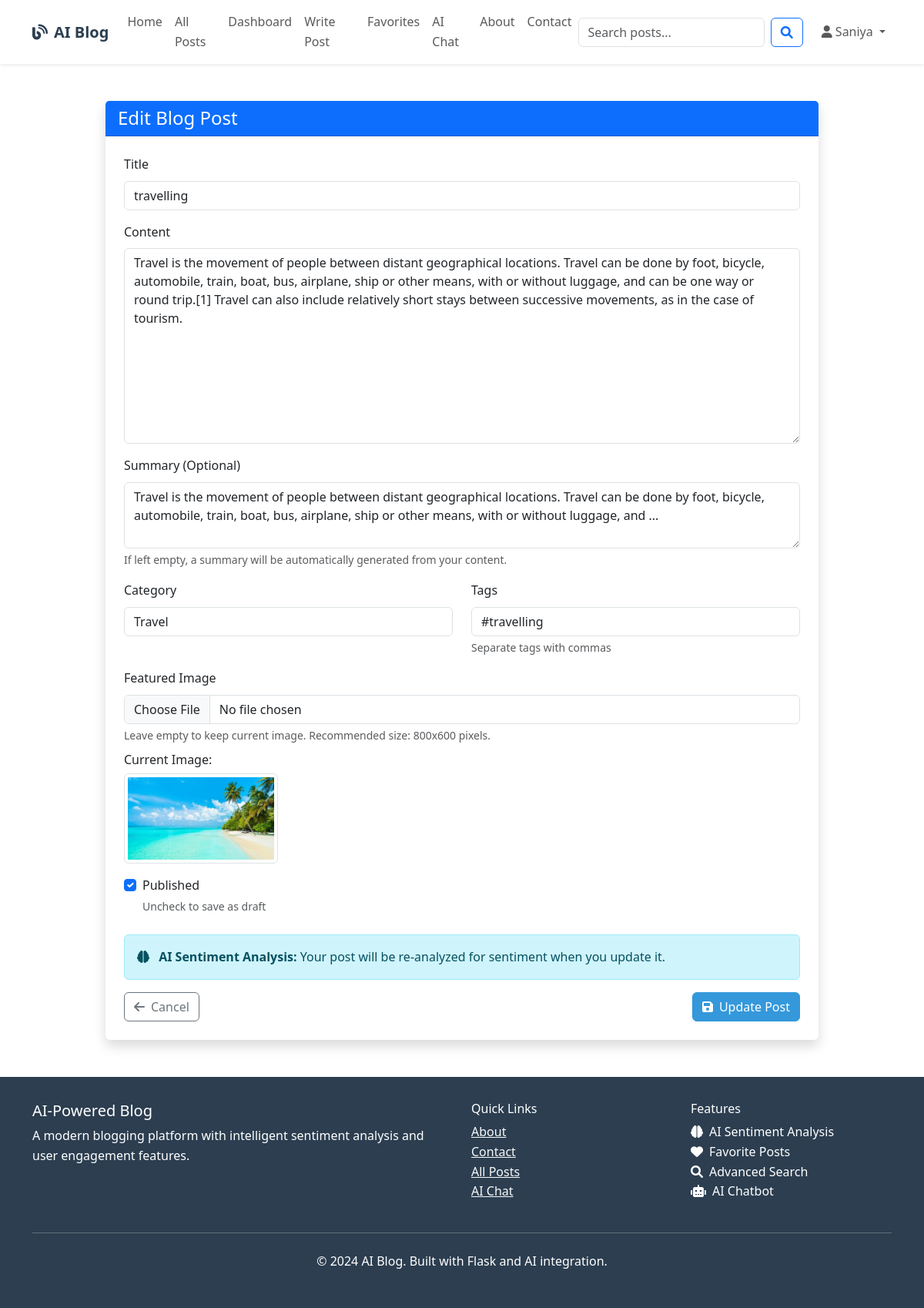
The page /blog/post/1/edit (signed in) on the database its author committed.
### models.py (models this page shows, shortened)
class User(UserMixin, db.Model):
    id = db.Column(db.Integer, primary_key=True)
    username = db.Column(db.String(80), unique=True, nullable=False)
    email = db.Column(db.String(120), unique=True, nullable=False)
    password_hash = db.Column(db.String(120), nullable=False)
    first_name = db.Column(db.String(50), nullable=False)
    last_name = db.Column(db.String(50), nullable=False)
    bio = db.Column(db.Text)
    profile_image = db.Column(db.String(200), default='default.jpg')
    created_at = db.Column(db.DateTime, default=datetime.utcnow)
    is_active = db.Column(db.Boolean, default=True)
    posts = db.relationship('BlogPost', backref='author', lazy='dynamic', cascade='all, delete-orphan')
    comments = db.relationship('Comment', backref='author', lazy='dynamic', cascade='all, delete-orphan')
    favorites = db.relationship('Favorite', backref='user', lazy='dynamic', cascade='all, delete-orphan')

class BlogPost(db.Model):
    id = db.Column(db.Integer, primary_key=True)
    title = db.Column(db.String(200), nullable=False)
    content = db.Column(db.Text, nullable=False)
    summary = db.Column(db.String(500))
    featured_image = db.Column(db.String(200))
    created_at = db.Column(db.DateTime, default=datetime.utcnow)
    updated_at = db.Column(db.DateTime, default=datetime.utcnow, onupdate=datetime.utcnow)
    published = db.Column(db.Boolean, default=True)
    views = db.Column(db.Integer, default=0)
    sentiment_score = db.Column(db.Float)  # -1 to 1 (negative to positive)
    sentiment_label = db.Column(db.String(20))  # 'positive', 'negative', 'neutral'
    sentiment_confidence = db.Column(db.Float)  # 0 to 1
    user_id = db.Column(db.Integer, db.ForeignKey('user.id'), nullable=False)
    category_id = db.Column(db.Integer, db.ForeignKey('category.id'))
    comments = db.relationship('Comment', backref='post', lazy='dynamic', cascade='all, delete-orphan')
    favorites = db.relationship('Favorite', backref='post', lazy='dynamic', cascade='all, delete-orphan')
    tags = db.relationship('Tag', secondary='post_tags', back_populates='posts')

### blueprints/blog.py (the view)
@blog_bp.route('/post/<int:id>/edit', methods=['GET', 'POST'])
@login_required
def edit_post(id):
    try:
        post = BlogPost.query.get_or_404(id)
        if post.author != current_user:
            abort(403)
        form = BlogPostForm()
        if form.validate_on_submit():
            try:
                post.title = form.title.data
                post.content = form.content.data
                post.summary = form.summary.data or TextProcessor.generate_summary(form.content.data)
                post.published = form.published.data
                if form.category_id.data and form.category_id.data > 0:
                    post.category_id = form.category_id.data
                else:
                    post.category_id = None
                if form.featured_image.data:
                    if post.featured_image:
                        FileHandler.delete_picture(post.featured_image, 'posts')
                    picture_file = FileHandler.save_picture(form.featured_image.data, 'posts')
                    if picture_file:
                        post.featured_image = picture_file
                combined_text = f"{post.title} {post.content}"
                sentiment_result = sentiment_analyzer.analyze_sentiment(combined_text)
                post.sentiment_score = sentiment_result['score']
                post.sentiment_label = sentiment_result['label']
                post.sentiment_confidence = sentiment_result['confidence']
                try:
                    post.tags.clear()
                    if form.tags.data:
                        tag_names = TextProcessor.extract_tags(form.tags.data)
                        for tag_name in tag_names:
                            tag = DatabaseHelper.get_or_create_tag(tag_name)
                            if tag:
                                post.tags.append(tag)
                except Exception as e:
                    print(f"Error updating tags: {e}")
                db.session.commit()
                try:
                    insights = sentiment_analyzer.get_sentiment_insights(sentiment_result)
                    for insight in insights:
                        flash(f"Updated AI Insight: {insight}", 'info')
                except Exception as e:
                    print(f"Error getting sentiment insights: {e}")
                flash('Your blog post has been updated successfully!', 'success')
                return redirect(url_for('blog.view_post', id=post.id))
            except Exception as e:
                db.session.rollback()
                print(f"Error updating post: {e}")
                flash('An error occurred while updating your post.', 'danger')
        elif request.method == 'GET':
            try:
                form.title.data = post.title
                form.content.data = post.content
                form.summary.data = post.summary
                form.category_id.data = post.category_id or 0
                form.published.data = post.published
                try:
                    if post.tags:
                        form.tags.data = ', '.join([tag.name for tag in post.tags])
                except Exception as e:
                    print(f"Error loading tags: {e}")
                    form.tags.data = ''
            except Exception as e:
                print(f"Error pre-populating form: {e}")
                flash('Error loading post data.', 'warning')
        return render_template('blog/edit_post.html', form=form, post=post)
    except Exception as e:
        print(f"Edit post error: {e}")
        flash('An error occurred while loading the edit page.', 'danger')
        return redirect(url_for('main.dashboard'))

### forms.py (called while the page is built)
    def load_categories(self):
        try:
            categories = Category.query.all()
            self.category_id.choices = [(0, 'No Category')] + [
                (cat.id, cat.name) for cat in categories
            ]
        except Exception as e:
            print(f"Error loading categories: {e}")
            self.category_id.choices = [(0, 'No Category')]

### templates/blog/edit_post.html (shortened to what this page needs)
{% extends "base.html" %}
{% block content %}
<div class="container py-5">
    <div class="row justify-content-center">
        <div class="col-lg-10">
            <div class="card shadow">
                <div class="card-header bg-primary text-white">
                    <h4 class="mb-0">Edit Blog Post</h4>
                </div>
                <div class="card-body p-4">
                    <form method="POST" action="{{ url_for('blog.edit_post', id=post.id) }}" enctype="multipart/form-data">
                        <div class="mb-3">
                            <label for="title" class="form-label">Title</label>
                            {{ form.title(class="form-control") }}
                        </div>
                        <div class="mb-3">
                            <label for="content" class="form-label">Content</label>
                            {{ form.content(class="form-control", rows="10") }}
                        </div>
                        <div class="mb-3">
                            <label for="summary" class="form-label">Summary (Optional)</label>
                            {{ form.summary(class="form-control", rows="3") }}
                            <div class="form-text">If left empty, a summary will be automatically generated from your content.</div>
                        </div>
                        <div class="row mb-3">
                            <div class="col-md-6">
                                <label for="category_id" class="form-label">Category</label>
                                {{ form.category_id(class="form-control") }}
                            </div>
                            <div class="col-md-6">
                                <label for="tags" class="form-label">Tags</label>
                                {{ form.tags(class="form-control") }}
                                <div class="form-text">Separate tags with commas</div>
                            </div>
                        </div>
                        <div class="mb-3">
                            <label for="featured_image" class="form-label">Featured Image</label>
                            {{ form.featured_image(class="form-control") }}
                            <div class="form-text">Leave empty to keep current image. Recommended size: 800x600 pixels.</div>
                            {% if post.featured_image %}
                            <div class="mt-2">
                                <p class="mb-1">Current Image:</p>
                                <img src="{{ url_for('static', filename='uploads/posts/' + post.featured_image) }}"
                                     class="img-thumbnail" width="200" alt="Current featured image">
                            </div>
                            {% endif %}
                        </div>
                        <div class="mb-4 form-check">
                            {{ form.published(class="form-check-input") }}
                            <label class="form-check-label" for="published">Published</label>
                            <div class="form-text">Uncheck to save as draft</div>
                        </div>
                        <div class="alert alert-info">
                            <i class="fas fa-brain me-2"></i>
                            <strong>AI Sentiment Analysis:</strong> Your post will be re-analyzed for sentiment when you update it.
                        </div>
                        <div class="d-flex justify-content-between">
                            <a href="{{ url_for('blog.view_post', id=post.id) }}" class="btn btn-outline-secondary">
                                <i class="fas fa-arrow-left me-2"></i>Cancel
                            </a>
                            <button type="submit" class="btn btn-primary">
                                <i class="fas fa-save me-2"></i>Update Post
                            </button>
                        </div>
                    </form>
                </div>
            </div>
        </div>
    </div>
</div>
{% endblock %}

### templates/base.html (shortened to what this page needs)
<!DOCTYPE html>
<html lang="en">
<head>
    <link href="https://cdn.jsdelivr.net/npm/bootstrap@5.3.0/dist/css/bootstrap.min.css" rel="stylesheet">
    <link rel="stylesheet" href="https://cdnjs.cloudflare.com/ajax/libs/font-awesome/6.0.0/css/all.min.css">
</head>
<body>
    <nav class="navbar navbar-expand-lg navbar-light bg-white shadow-sm">
        <div class="container">
            <a class="navbar-brand" href="{{ url_for('main.index') }}">
                <i class="fas fa-blog me-2"></i>AI Blog
            </a>
            <div class="collapse navbar-collapse" id="navbarNav">
                <ul class="navbar-nav me-auto">
                    <li class="nav-item">
                        <a class="nav-link" href="{{ url_for('main.index') }}">Home</a>
                    </li>
                    <li class="nav-item">
                        <a class="nav-link" href="{{ url_for('blog.all_posts') }}">All Posts</a>
                    </li>
                    {% if current_user.is_authenticated %}
                    <li class="nav-item">
                        <a class="nav-link" href="{{ url_for('main.dashboard') }}">Dashboard</a>
                    </li>
                    <li class="nav-item">
                        <a class="nav-link" href="{{ url_for('blog.create_post') }}">Write Post</a>
                    </li>
                    <li class="nav-item">
                        <a class="nav-link" href="{{ url_for('main.favorites') }}">Favorites</a>
                    </li>
                    <li class="nav-item">
                        <a class="nav-link" href="{{ url_for('main.chatbot') }}">AI Chat</a>
                    </li>
                    {% endif %}
                    <li class="nav-item">
                        <a class="nav-link" href="{{ url_for('main.about') }}">About</a>
                    </li>
                    <li class="nav-item">
                        <a class="nav-link" href="{{ url_for('main.contact') }}">Contact</a>
                    </li>
                </ul>
                <form class="d-flex me-3" method="GET" action="{{ url_for('main.search') }}">
                    <input class="form-control me-2" type="search" name="query" placeholder="Search posts..."
                           value="{{ request.args.get('query', '') }}">
                    <button class="btn btn-outline-primary" type="submit">
                        <i class="fas fa-search"></i>
                    </button>
                </form>
                <ul class="navbar-nav">
                    {% if current_user.is_authenticated %}
                    <li class="nav-item dropdown">
                        <a class="nav-link dropdown-toggle" href="#" id="navbarDropdown" role="button"
                           data-bs-toggle="dropdown">
                            <i class="fas fa-user me-1"></i>{{ current_user.first_name }}
                        </a>
                    </li>
                    {% endif %}
                </ul>
            </div>
        </div>
    </nav>
    <main>
        {% block content %}{% endblock %}
    </main>
    <footer class="footer mt-auto">
        <div class="container">
            <div class="row">
                <div class="col-md-6">
                    <h5>AI-Powered Blog</h5>
                    <p>A modern blogging platform with intelligent sentiment analysis and user engagement features.</p>
                </div>
                <div class="col-md-3">
                    <h6>Quick Links</h6>
                    <ul class="list-unstyled">
                        <li><a href="{{ url_for('main.about') }}" class="text-light">About</a></li>
                        <li><a href="{{ url_for('main.contact') }}" class="text-light">Contact</a></li>
                        <li><a href="{{ url_for('blog.all_posts') }}" class="text-light">All Posts</a></li>
                        {% if current_user.is_authenticated %}
                        <li><a href="{{ url_for('main.chatbot') }}" class="text-light">AI Chat</a></li>
                        {% endif %}
                    </ul>
                </div>
                <div class="col-md-3">
                    <h6>Features</h6>
                    <ul class="list-unstyled">
                        <li><i class="fas fa-brain me-2"></i>AI Sentiment Analysis</li>
                        <li><i class="fas fa-heart me-2"></i>Favorite Posts</li>
                        <li><i class="fas fa-search me-2"></i>Advanced Search</li>
                        <li><i class="fas fa-robot me-2"></i>AI Chatbot</li>
                    </ul>
                </div>
            </div>
            <hr class="my-4">
            <div class="row">
                <div class="col-md-12 text-center">
                    <p>&copy; 2024 AI Blog. Built with Flask and AI integration.</p>
                </div>
            </div>
        </div>
    </footer>
    <div id="toast-container" class="toast-container position-fixed top-0 end-0 p-3"></div>
</body>
</html>

### templates/base.html (style rules this page uses)
:root { --primary-color: #2c3e50; --secondary-color: #3498db; --accent-color: #e74c3c; --success-color: #27ae60; --warning-color: #f39c12; --light-bg: #f8f9fa; }
body { font-family: 'Segoe UI', Tahoma, Geneva, Verdana, sans-serif; line-height: 1.6; color: #333; }
.navbar-brand { font-weight: bold; color: var(--primary-color) !important; }
.card { border: none; box-shadow: 0 2px 10px rgba(0,0,0,0.1); transition: transform 0.3s ease; }
.btn-primary { background-color: var(--secondary-color); border-color: var(--secondary-color); }
.footer { background-color: var(--primary-color); color: white; padding: 2rem 0; margin-top: 3rem; }

### rows shown on the page
User: first_name "Saniya"
BlogPost: title "travelling", content "Travel is the movement of people between distant geographical locations. Travel can be done by foot, bicycle, automobile, train, boat, bus, airplane, ship or other means, with or without luggage, and can be one way or round trip.[1] Travel can also include relatively short stays between successive movements, as in the case of tourism.", summary "Travel is the movement of people between distant geographical locations. Travel can be done by foot, bicycle, automobile, train, boat, bus, airplane, ship or other means, with or without luggage, and ...", category_id "Travel", featured_image (picture), published "☑"
